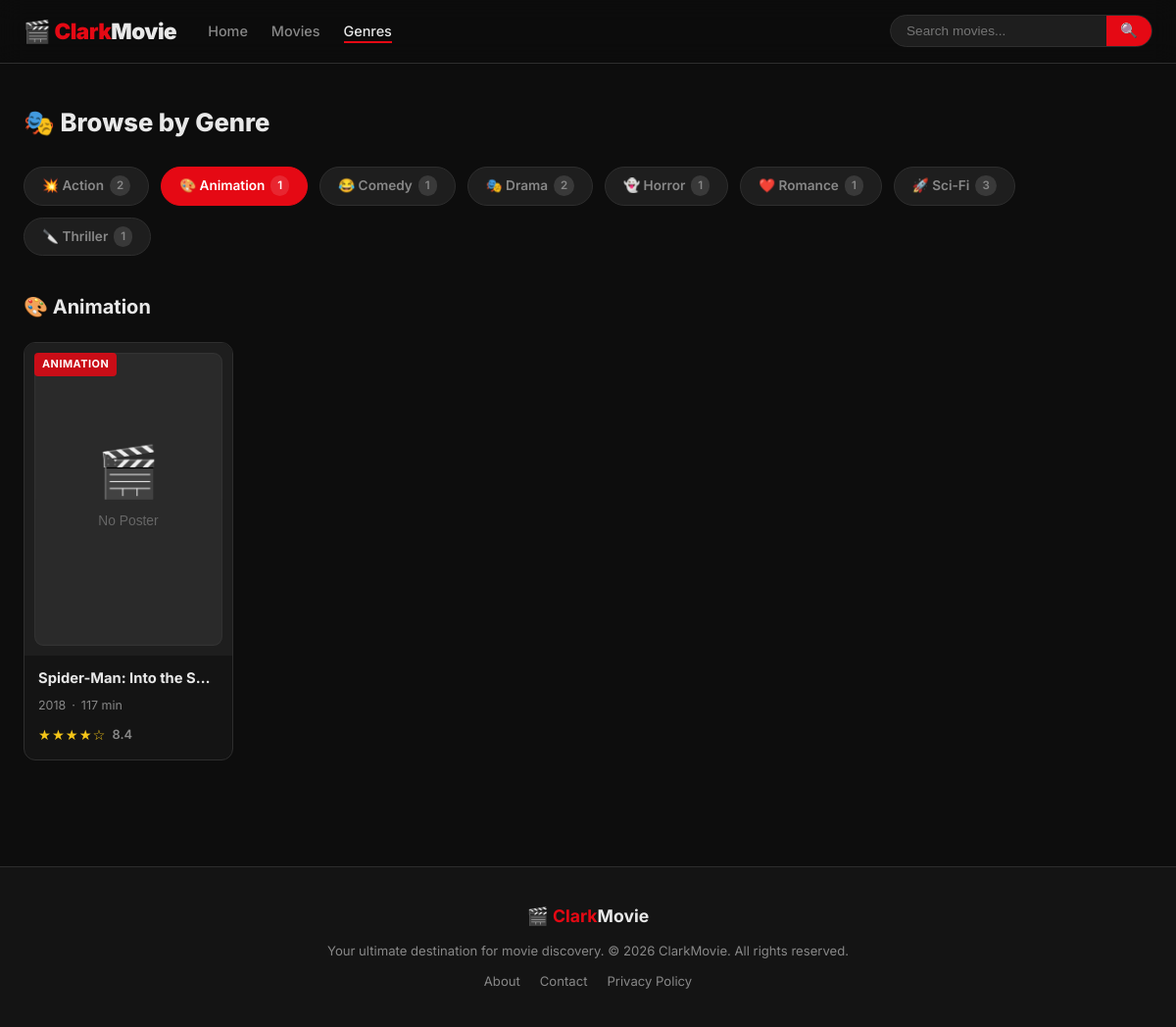
The page /pages/genre.php?id=8 on the database its author committed.
### tables this page shows
CREATE TABLE genres (
        id INTEGER PRIMARY KEY AUTOINCREMENT,
        name TEXT NOT NULL UNIQUE
    );

CREATE TABLE movies (
        id INTEGER PRIMARY KEY AUTOINCREMENT,
        title TEXT NOT NULL,
        description TEXT,
        release_year INTEGER,
        rating REAL DEFAULT 0,
        duration INTEGER,
        poster TEXT,
        genre_id INTEGER,
        FOREIGN KEY (genre_id) REFERENCES genres(id)
    );

### pages/genre.php (the view, shortened to what this page needs)
<?php
require_once __DIR__ . '/../includes/config.php';
require_once __DIR__ . '/../partials/movie_card.php';
$genres = $pdo->query("
    SELECT g.*, COUNT(m.id) AS movie_count
    FROM genres g LEFT JOIN movies m ON m.genre_id = g.id
    GROUP BY g.id ORDER BY g.name
")->fetchAll(PDO::FETCH_ASSOC);
$selectedGenre = (int)($_GET['id'] ?? 0);
$genreMovies   = [];
$genreName     = '';
if ($selectedGenre > 0) {
    $gs = $pdo->prepare("SELECT name FROM genres WHERE id = ?");
    $gs->execute([$selectedGenre]);
    $genreName = $gs->fetchColumn();
    $ms = $pdo->prepare("
        SELECT m.*, g.name AS genre_name
        FROM movies m LEFT JOIN genres g ON m.genre_id = g.id
        WHERE m.genre_id = ? ORDER BY m.rating DESC
    ");
    $ms->execute([$selectedGenre]);
    $genreMovies = $ms->fetchAll(PDO::FETCH_ASSOC);
}
$genreIcons = [
    'Action'    => '💥',
    'Drama'     => '🎭',
    'Sci-Fi'    => '🚀',
    'Comedy'    => '😂',
    'Horror'    => '👻',
    'Romance'   => '❤️',
    'Thriller'  => '🔪',
    'Animation' => '🎨',
];
include __DIR__ . '/../partials/header.php';
include __DIR__ . '/../partials/navbar.php';
?>
<main class="main-content container">
    <h1 class="page-heading-title">🎭 Browse by Genre</h1>
    <div class="genre-pills">
        <?php foreach ($genres as $g): ?>
            <a href="<?= BASE_URL ?>/pages/genre.php?id=<?= $g['id'] ?>"
               class="genre-pill <?= $selectedGenre === (int)$g['id'] ? 'active' : '' ?>">
                <?= $genreIcons[$g['name']] ?? '🎬' ?>
                <?= htmlspecialchars($g['name']) ?>
                <span class="pill-count"><?= $g['movie_count'] ?></span>
            </a>
        <?php endforeach; ?>
    </div>
    <?php if ($selectedGenre > 0): ?>
        <section class="section">
            <div class="section-header">
                <h2 class="section-title">
                    <?= $genreIcons[$genreName] ?? '🎬' ?> <?= htmlspecialchars($genreName) ?>
                </h2>
            </div>
            <?php if (empty($genreMovies)): ?>
                <p class="empty-state">No movies in this genre yet.</p>
            <?php else: ?>
                <div class="movies-grid">
                    <?php foreach ($genreMovies as $movie): renderMovieCard($movie); endforeach; ?>
                </div>
            <?php endif; ?>
        </section>
    <?php else: ?>
        <p class="genre-hint">👆 Select a genre above to browse movies.</p>
    <?php endif; ?>
</main>
<?php include __DIR__ . '/../partials/footer.php'; ?>

### partials/movie_card.php (shortened to what this page needs)
<?php
function renderMovieCard(array $movie): void {
    $stars = renderStars($movie['rating']);
    $poster = htmlspecialchars($movie['poster'] ?? '');
    $title  = htmlspecialchars($movie['title']);
    $year   = (int)($movie['release_year'] ?? 0);
    $dur    = (int)($movie['duration']     ?? 0);
    $genre  = htmlspecialchars($movie['genre_name'] ?? 'Unknown');
    $id     = (int)$movie['id'];
    $rating = number_format((float)$movie['rating'], 1);
?>
<div class="movie-card" data-id="<?= $id ?>">
    <a href="<?= BASE_URL ?>/pages/movie_detail.php?id=<?= $id ?>" class="card-link">
        <div class="card-poster">
            <img src="<?= $poster ?>" alt="<?= $title ?>" loading="lazy"
                 onerror="this.src='<?= BASE_URL ?>/assets/images/no-poster.svg'">
            <span class="card-genre"><?= $genre ?></span>
        </div>
        <div class="card-info">
            <h3 class="card-title"><?= $title ?></h3>
            <div class="card-meta">
                <span class="meta-year"><?= $year ?></span>
                <span class="meta-sep">·</span>
                <span class="meta-dur"><?= $dur ?> min</span>
            </div>
            <div class="card-rating">
                <span class="stars"><?= $stars ?></span>
                <span class="rating-num"><?= $rating ?></span>
            </div>
        </div>
    </a>
</div>
<?php
}
function renderStars(float $rating): string {
    $full  = (int)floor($rating / 2);
    $half  = ($rating / 2 - $full) >= 0.4 ? 1 : 0;
    $empty = 5 - $full - $half;
    return str_repeat('★', $full) . str_repeat('⯨', $half) . str_repeat('☆', $empty);
}

### assets/css/style.css (style rules this page uses)
*, *::before, *::after { box-sizing: border-box; margin: 0; padding: 0; }
:root { --bg: #0d0d0d; --bg2: #141414; --bg3: #1e1e1e; --surface: #242424; --border: #2e2e2e; --accent: #e50914; --accent2: #f5c518; --text: #e8e8e8; --muted: #888; --card-r: 12px; --trans: .25s ease; }
html { scroll-behavior: smooth; }
body { font-family: 'Inter', sans-serif; background: var(--bg); color: var(--text); min-height: 100vh; line-height: 1.6; }
a { color: inherit; text-decoration: none; }
img { display: block; max-width: 100%; }
.container { max-width: 1280px; margin: 0 auto; padding: 0 24px; }
.main-content { padding-block: 40px 60px; }
.section { margin-bottom: 48px; }
.section-header { display: flex; align-items: baseline; justify-content: space-between; margin-bottom: 20px; }
.section-title { font-size: 1.25rem; font-weight: 700; }
.movies-grid { display: grid; grid-template-columns: repeat(auto-fill, minmax(190px, 1fr)); gap: 20px; }
.movie-card { background: var(--bg2); border-radius: var(--card-r); overflow: hidden; border: 1px solid var(--border); transition: transform var(--trans), box-shadow var(--trans), border-color var(--trans); }
.card-link { display: block; }
.card-poster { position: relative; aspect-ratio: 2/3; overflow: hidden; background: var(--bg3); }
.card-poster img { width: 100%; height: 100%; object-fit: cover; transition: transform .4s ease; }
.card-genre { position: absolute; top: 10px; left: 10px; background: rgba(229,9,20,.85); color: #fff; font-size: .68rem; font-weight: 700; letter-spacing: .5px; text-transform: uppercase; padding: 3px 8px; border-radius: 4px; }
.card-info { padding: 12px 14px 14px; }
.card-title { font-size: .92rem; font-weight: 700; margin-bottom: 6px; white-space: nowrap; overflow: hidden; text-overflow: ellipsis; }
.card-meta { display: flex; gap: 6px; font-size: .78rem; color: var(--muted); margin-bottom: 8px; }
.card-rating { display: flex; align-items: center; gap: 6px; }
.stars { color: var(--accent2); font-size: .9rem; letter-spacing: 1px; }
.rating-num { font-size: .8rem; color: var(--muted); font-weight: 600; }
.page-heading-title { font-size: 1.6rem; font-weight: 800; margin-bottom: 24px; }
.genre-pills { display: flex; gap: 12px; flex-wrap: wrap; margin-bottom: 36px; }
.genre-pill { display: inline-flex; align-items: center; gap: 6px; background: var(--bg3); border: 1.5px solid var(--border); color: var(--muted); border-radius: 999px; padding: 8px 18px; font-size: .85rem; font-weight: 600; cursor: pointer; transition: all var(--trans); }
.genre-pill.active { background: var(--accent); border-color: var(--accent); color: #fff; }
.pill-count { background: rgba(255,255,255,.12); border-radius: 999px; padding: 1px 7px; font-size: .72rem; }

### rows shown on the page
genres: name "💥", name "Action", movie_count "2"
genres: name "🎨", name "Animation", movie_count "1"
genres: name "😂", name "Comedy", movie_count "1"
genres: name "🎭", name "Drama", movie_count "2"
genres: name "👻", name "Horror", movie_count "1"
genres: name "❤️", name "Romance", movie_count "1"
genres: name "🚀", name "Sci-Fi", movie_count "3"
genres: name "🔪", name "Thriller", movie_count "1"
movies: genre.name "ANIMATION", title "Spider-Man: Into the S…", release_year "2018", duration "117", rating "★★★★☆", rating "8.4"
